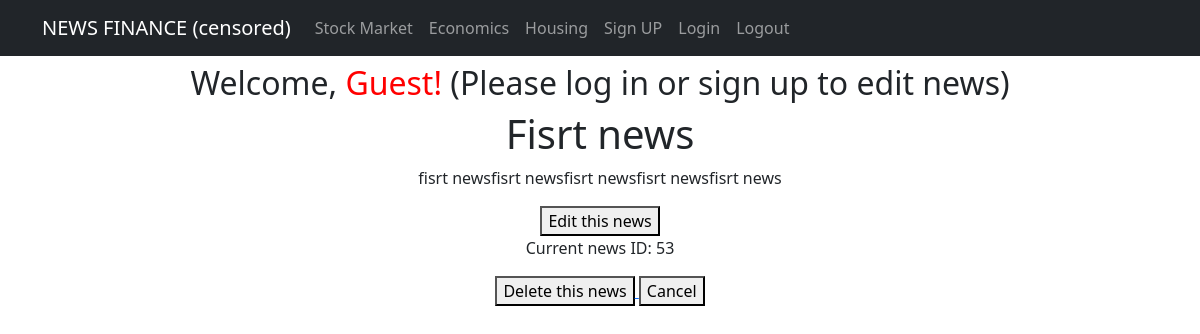
The app's page /news/53/, older data.
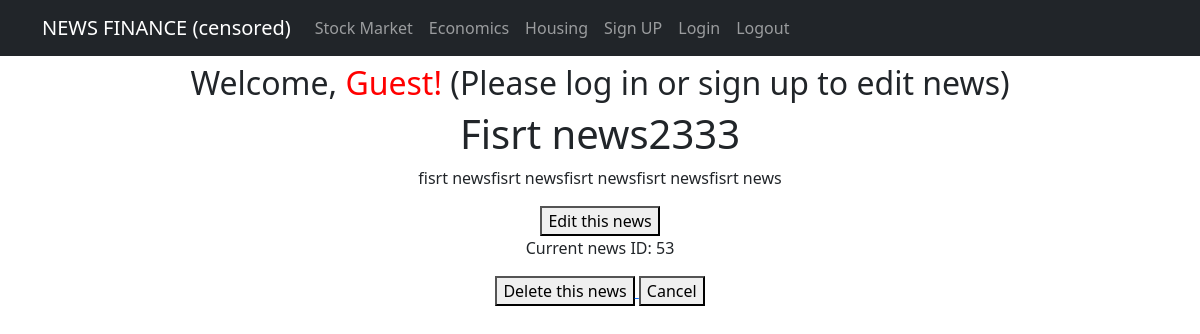
The same page, newer data.
### app/models.py (models this page shows, shortened)
class News(models.Model):
    name = models.CharField(max_length=150, unique=True)
    description = models.TextField()
    published_date = models.DateTimeField(default=timezone.now)
    category = models.ForeignKey(to='Category', on_delete=models.CASCADE, related_name='news')
    author = models.ForeignKey(User, on_delete=models.CASCADE, default=1)
    class Meta:
        verbose_name_plural = "News"

### app/views.py (the view)
# urls.py: path('news/<int:pk>/', cache_page(60*1)(NewsDetail.as_view()), name='news_detail'),  # News detail page vs caching
class NewsDetail(DetailView):
    model = News
    template_name = 'news_detail.html'
    context_object_name = 'news_detail'
    def get_object(self, *args, **kwargs):
        obj = cache.get(f'product-{self.kwargs["pk"]}', None)
        if not obj:
            obj = super().get_object(queryset=self.queryset)
            cache.set(f'product-{self.kwargs["pk"]}', obj)
        return obj

### app/templatetags/custom_filters.py (called while the page is built)
@register.filter(name='censor_bad_words')
def censor_bad_words(value):
    words = value.split()
    censored_words = [BAD_WORDS.get(word, word) for word in words]
    return ' '.join(censored_words)

### templates/news_detail.html (shortened to what this page needs)
{% extends 'flatpages/default.html' %}
{% load custom_filters %}
{% block content %}
<h1>{{ news_detail.name|censor_bad_words|safe }}</h1>
<p>{{ news_detail.description|safe }}</p>
<a href="{% url 'news_form' news_detail.pk %}">
<button type="button">Edit this news</button>
</a>
<p>Current news ID: {{ news_detail.pk }}</p>
<a href="{% url 'news_delete' news_detail.pk %}">
<button type="button">Delete this news</button>
</a>
<a href="{% url 'news_list' %}">
<button type="button">Cancel</button>
</a>
{% endblock content %}

Row changes from the older to the newer data that the page shows:
changed News "fisrt newsfisrt newsfisrt newsfisrt newsfisrt news": name|censor_bad_words "Fisrt news" → "Fisrt news2333"
